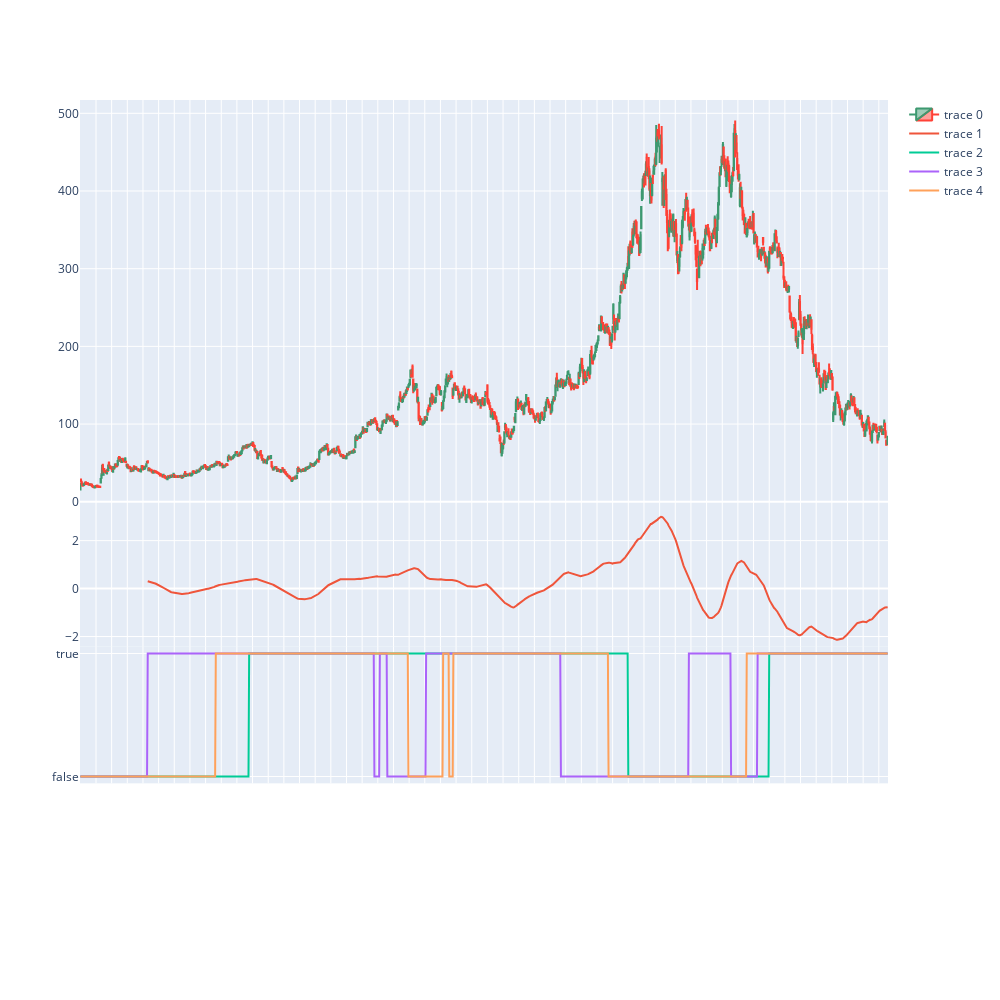

The notebook cell this image was saved under:
### Code cell
import pandas as pd
from pandas_datareader import data as pdr
import numpy as np
pd.options.plotting.backend = "plotly"

def calc_slope(x):
    return np.polyfit(range(len(x)), x, 1)[0]
start = "2015-01-01"
end = "2022-06-15"
symbols = ["ROKU"]
# ohlc = pdr.get_data_yahoo(symbols, start, end)
# ohlc.to_csv('roku.csv')

ohlc = pd.read_csv('roku.csv', header=[0,1], index_col=[0])
ohlc.index = pd.to_datetime(ohlc.index)
ohlc.columns = ohlc.columns.droplevel(1)

ohlc['avg'] = ohlc['Close'].rolling(window=50).mean()
ohlc['slope50'] = ohlc['Close'].rolling(50, min_periods=50).apply(calc_slope)
ohlc['slope100'] = ohlc['Close'].rolling(100, min_periods=100).apply(calc_slope)
ohlc['slope200'] = ohlc['Close'].rolling(200, min_periods=200).apply(calc_slope)
ohlc['MA50'] = ohlc['Close'].rolling(window=50).mean()
ohlc['MA100'] = ohlc['Close'].rolling(window=100).mean()
ohlc['MA200'] = ohlc['Close'].rolling(window=200).mean()
ohlc['slope50ma200'] = ohlc['slope50'].rolling(window=200).mean()
ohlc['sl50b'] = ohlc.slope50ma200 < 0.5
ohlc['sl100b'] = ohlc.slope100 < 0.5
ohlc['sl200b'] = ohlc.slope200 < 0.5

# display
from plotly.subplots import make_subplots
import plotly.graph_objects as go

# fig = make_subplots(rows=3, cols=1, shared_xaxes=True, row_heights=[0.6, 0.2, 0.2])
fig = make_subplots(rows=4, cols=1, shared_xaxes=True, row_heights=[0.3, 0.1, 0.1, 0.1], vertical_spacing = 0.00)

fig.append_trace(go.Candlestick(
    x=ohlc.index.strftime("%Y/%m/%d"),
    # x=ohlc.index,
    open=ohlc.Open,
    high=ohlc.High,
    low=ohlc.Low,
    close=ohlc.Close,
), row=1, col=1)

fig.append_trace(go.Scatter(
    x=ohlc.index.strftime("%Y/%m/%d"),
    y=ohlc.slope100,
), row=2, col=1)

# fig.append_trace(go.Scatter(
#     x=ohlc.index.strftime("%Y/%m/%d"),
#     y=ohlc.slope50ma200
# ), row=3, col=1)

fig.append_trace(go.Scatter(
    x=ohlc.index.strftime("%Y/%m/%d"),
    y=ohlc.sl50b
), row=3, col=1)

fig.append_trace(go.Scatter(
    x=ohlc.index.strftime("%Y/%m/%d"),
    y=ohlc.sl100b
), row=3, col=1)

fig.append_trace(go.Scatter(
    x=ohlc.index.strftime("%Y/%m/%d"),
    y=ohlc.sl200b
), row=3, col=1)


fig.update(layout_xaxis_rangeslider_visible=False)
fig.update_layout(height=1000, width=1000)
fig.show()

### Figure 1 — Plotly figure (JSON) as saved in the notebook; plotly's stock layout.template omitted (floating-point values rounded to 4 significant figures; data arrays with more than 128 entries replaced by an {"elided": "..."} marker saying what was removed)
{"data": [{"close": {"elided": "1187 float values"}, "high": {"elided": "1187 float values"}, "low": {"elided": "1187 float values"}, "open": {"elided": "1187 float values"}, "type": "candlestick", "x": {"elided": "1187 str values"}, "xaxis": "x", "yaxis": "y"}, {"type": "scatter", "x": {"elided": "1187 str values"}, "xaxis": "x2", "y": {"elided": "1187 float values"}, "yaxis": "y2"}, {"type": "scatter", "x": {"elided": "1187 str values"}, "xaxis": "x3", "y": {"elided": "1187 bool values"}, "yaxis": "y3"}, {"type": "scatter", "x": {"elided": "1187 str values"}, "xaxis": "x3", "y": {"elided": "1187 bool values"}, "yaxis": "y3"}, {"type": "scatter", "x": {"elided": "1187 str values"}, "xaxis": "x3", "y": {"elided": "1187 bool values"}, "yaxis": "y3"}], "layout": {"height": 1000, "width": 1000, "xaxis": {"anchor": "y", "autorange": true, "domain": [0, 1], "matches": "x4", "range": [-0.5, 1186.0], "rangeslider": {"visible": false, "yaxis": {}}, "showticklabels": false, "type": "category"}, "xaxis2": {"anchor": "y2", "autorange": true, "domain": [0, 1], "matches": "x4", "range": [-0.5, 1186.0], "showticklabels": false, "type": "category"}, "xaxis3": {"anchor": "y3", "autorange": true, "domain": [0, 1], "matches": "x4", "range": [-0.5, 1186.0], "showticklabels": false, "type": "category"}, "xaxis4": {"anchor": "y4", "autorange": true, "domain": [0, 1], "range": [-0.5, 1186.0]}, "yaxis": {"anchor": "x", "autorange": true, "domain": [0.5, 1], "range": [-10.64, 517.2]}, "yaxis2": {"anchor": "x2", "autorange": true, "domain": [0.3333, 0.5], "range": [-2.423, 3.278], "type": "linear"}, "yaxis3": {"anchor": "x3", "autorange": true, "domain": [0.1667, 0.3333], "range": [-0.05556, 1.056], "type": "category"}, "yaxis4": {"anchor": "x4", "domain": [0, 0.1667]}}}
